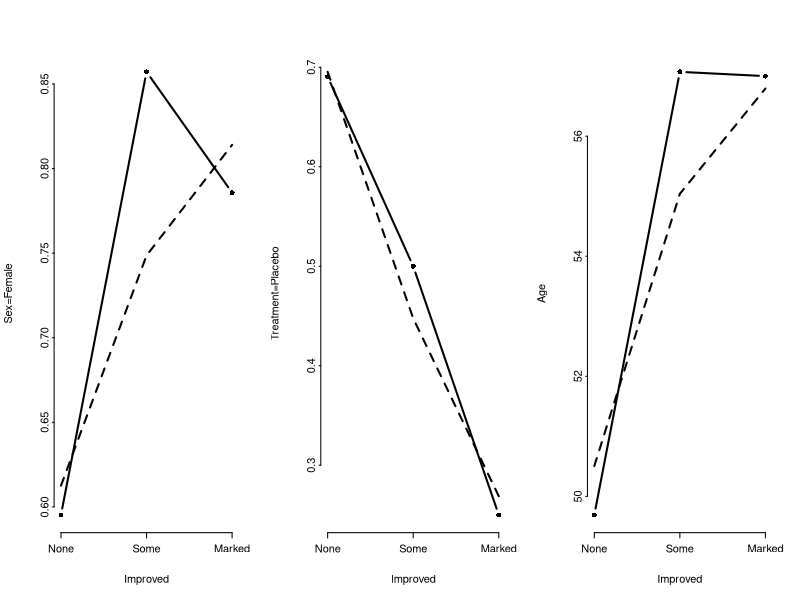
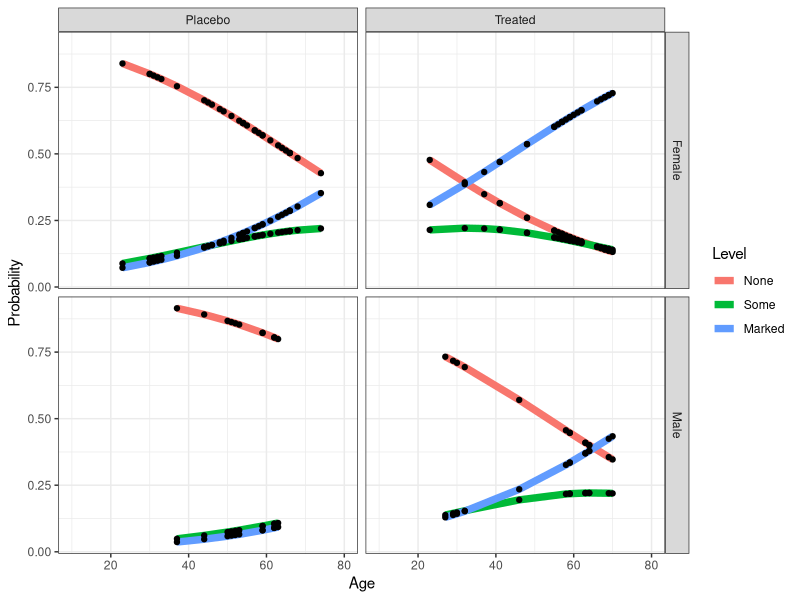
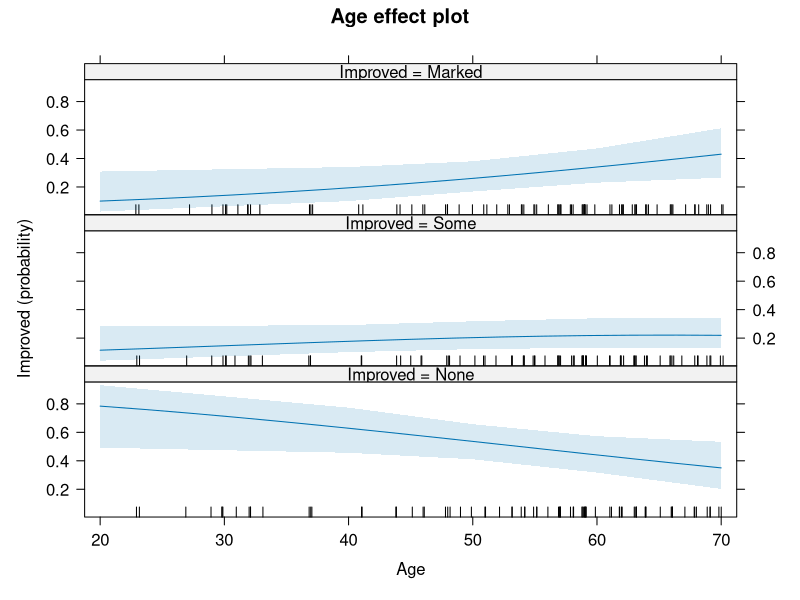
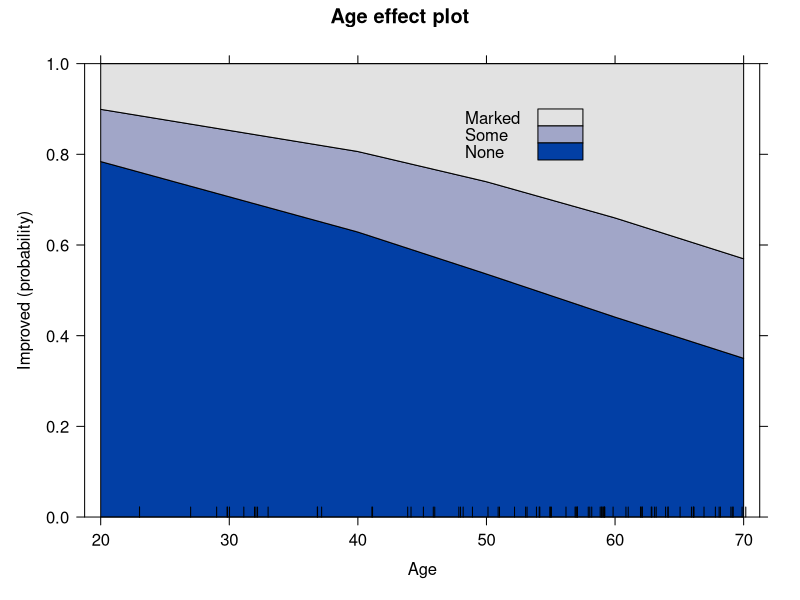
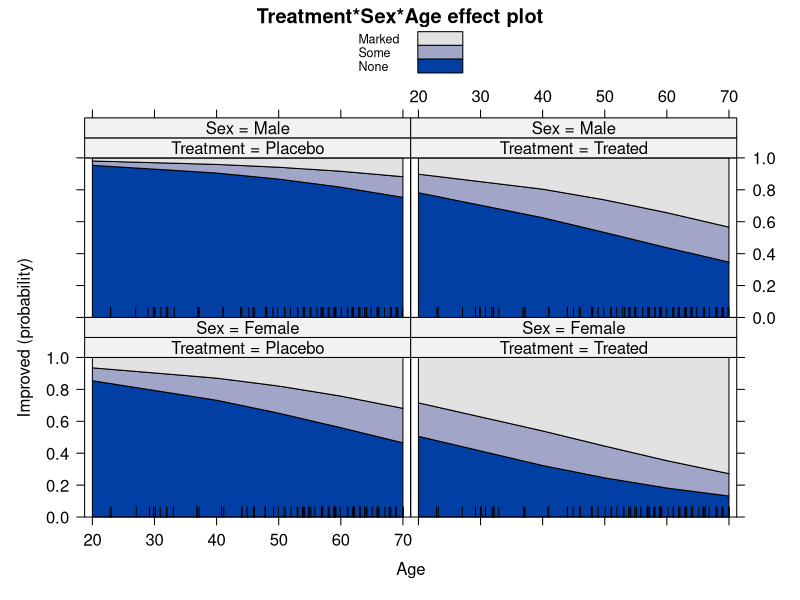
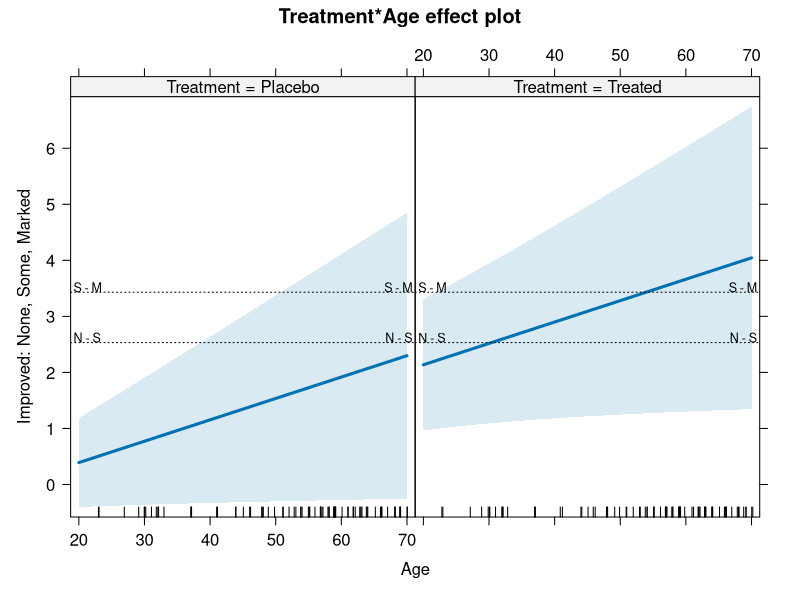

Write the R code that produced these figures, in order.
setwd("//media//kswada//MyFiles//R//arthritis")

packages <- c("dplyr", "vcd", "MASS", "ggplot2", "VGAM")
purrr::walk(packages, library, character.only = TRUE, warn.conflicts = FALSE)



# ------------------------------------------------------------------------------
# data:  Arthritis
# ------------------------------------------------------------------------------
data("Arthritis", package = "vcd")

data <- Arthritis

data


# check the "Improved" as an ordered factor
head(data$Improved)




# ------------------------------------------------------------------------------
# Fitting the proportional odds model
# ------------------------------------------------------------------------------
# Hess = TRUE to have the function return the observed information matrix (Hessian), that is used in other operations to calculate standard errors.
# summary() does not provide no significant tests or p-values
arth.polr <- MASS::polr(Improved ~ Sex + Treatment + Age, data = data, Hess = TRUE)
summary(arth.polr)



# ----------
# car::Anova() method gives the significance tests and p-values
car::Anova(arth.polr)



# ------------------------------------------------------------------------------
# Testing the proportional odds assumption
#   - In R, the proportioanl odds model (PO model) and non-proportional odds model (NPO model) can be readily contrasted by fitting them
#     both using vglm() in the VGAM package
# ------------------------------------------------------------------------------
# parallel = TRUE, this is equivalent to the polr() model, except that the signs of the coefficients are reserved.
arth.po <- VGAM::vglm(Improved ~ Sex + Treatment + Age, data = data, family = cumulative(parallel = TRUE))
summary(arth.po)



# ----------
# The more general Non-Proportional Model
arth.npo <- VGAM::vglm(Improved ~ Sex + Treatment + Age, data = data, family = cumulative(parallel = FALSE))
summary(arth.npo)



# ----------
# Also fit partial proportional odds models
# by specifying a formula giving the terms for which the PO assumption should be taken as TRUE or FALSE
# parallel = FALSE ~ Sex, to fit separate slopes for males and females, but parallel lines for the other predictors
( arth.ppo <- VGAM::vglm(Improved ~ Sex + Treatment + Age, data = data, family = cumulative(parallel = FALSE ~ Sex)) )
coef(arth.ppo, matrix = TRUE)



# ----------
# VGAM packages defines a coef() method that can print the coefficients in a more readable matrix form giving the category cutpoints
coef(arth.po, matrix = TRUE)
coef(arth.npo, matrix = TRUE)



# ----------
# In most cases, nested models can be test using an anova() method, but the VGAM package has not implemented this for "vglm" objects.
# Instead, it provides an analogous function lrtest()
VGAM::lrtest(arth.npo, arth.po)



# ----------
# The LR test can also be calculated manually using the difference in residual deviance for the two models.
tab <- cbind(
  Deviance = c(deviance(arth.npo), deviance(arth.po)),
  df = c(df.residual(arth.npo), df.residual(arth.po))
)
tab <- rbind(tab, diff(tab))
rownames(tab) <- c("GenLogit", "PropOdds", "LR test")
tab <- cbind(tab, pvalue=1-pchisq(tab[,1], tab[,2]))
tab



# ------------------------------------------------------------------------------
# Graphical asessment of proportional odds
#  - plot of conditional X means
# ------------------------------------------------------------------------------
arth.po2 <- rms::lrm(Improved ~ Sex + Treatment + Age, data = data)
arth.po2



# ----------
# Plot of conditional X means, producing one marginal panel for each predictor in the model.
# For categorical predictors, it plots only the overall most frequent category
# Solid lines connect the stratified means of X given Y.
# Dashed lines show the estimated expected value of X given Y = j if the proportional odds model holds for X
op <- par(mfrow=c(1,3))
rms::plot.xmean.ordinaly(Improved ~ Sex + Treatment + Age, data=data, lwd=2, pch=16, subn=FALSE)
par(op)


# --> There is some evidence that the effect of Sex is non-monotonic and the means differ from their model-implied values under the PO assumption
# The effect of Treatment looks good by this method, and the effect of Age hints that upper two categories may not be wel-distinguished as an ordinal response.



# ------------------------------------------------------------------------------
# Partial proportional odds models
# by specifying a formula giving the terms for which the PO assumption should be taken as TRUE or FALSE
# ------------------------------------------------------------------------------
# parallel = FALSE ~ Sex, to fit separate slopes for males and females, but parallel lines for the other predictors
( arth.ppo <- VGAM::vglm(Improved ~ Sex + Treatment + Age, data = data, family = cumulative(parallel = FALSE ~ Sex)) )
coef(arth.ppo, matrix = TRUE)



# ------------------------------------------------------------------------------
# Visualizing results for the proportional odds model
# Full-model plots
# ------------------------------------------------------------------------------
arth.fitp <- cbind(data, predict(arth.polr, type = "probs"))
head(arth.fitp)


# Reshape from wide to long, response category is named Level
library(reshape2)
plotdat <- reshape2::melt(arth.fitp, id.vars = c("Sex", "Treatment", "Age", "Improved"), measure.vars = c("None", "Some", "Marked"),
                          variable.name = "Level", value.name = "Probability")
head(plotdat)


# Predicted probabilities for the proportional odds model
gg <- ggplot(plotdat, aes(x = Age, y = Probability, colour = Level)) + geom_line(size = 2.5) + theme_bw() + xlim(10, 80) + 
  geom_point(color = "black", size = 1.5) + facet_grid(Sex ~ Treatment)
gg

# gg <- ggplot(plotdat, aes(x = Age, y = Probability, colour = Level)) + geom_line(size = 2.5) + theme_bw() + xlim(10, 80) + geom_point(color = "black", size = 1.5) +
#  facet_grid(Sex ~ Treatment, labeller = function(x, y) sprintf("%s = %s", x, y))
#direct.label(gg)


# --> In each panel, the probability of no improvement decreases with age, while that for marked improvemnet increases.
# It is easy to compare the placebo and treated groups in each row, showing that no improvement decreases, while marked improvement increases with the active treatment.
# The points show where the observations are located in each panel; data is quite thin for males given placebo



# ------------------------------------------------------------------------------
# Visualizing results for the proportional odds model
# Effect plots
# ------------------------------------------------------------------------------
# By default, curves are plotted in separate panels for the different response levels of a given effect, together with confidence bands for predicted probabilities
plot(effects::Effect("Age", arth.polr))


# Stacked format shows the changes in response level more directly, but does not provide confidence bands
plot(effects::Effect("Age", arth.polr), style = "stacked", key.args = list(x = .55, y = .9))


# predicted probabilities for all three predictors together
plot(effects::Effect(c("Treatment", "Sex", "Age"), arth.polr), style = "stacked", key.arg = list(x = .8, y = .9))


# Latent variable effect plot
# In this plot, there is a single line in each panel for the effect (slope) of Age on the log odds.
# Dashed horizontal lines give the thresholds between the adjacent response categories corresponding to the intercepts.
plot(effects::Effect(c("Treatment", "Age"), arth.polr, latent = TRUE), lwd = 3)
